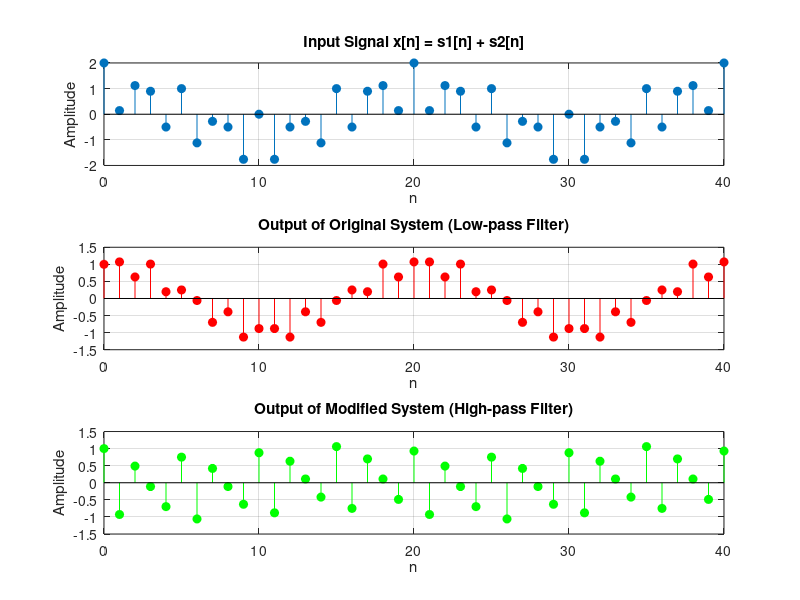

The MATLAB source for this figure:
clc; clear; close all;

% Define time index
n = 0:40;

% Define input signals
s1 = cos(2 * pi * 0.05 * n); % Low-frequency signal
s2 = cos(2 * pi * 0.4 * n);  % High-frequency signal
x = s1 + s2; % Combined input signal

% Implement the original system: y[n] = 0.5(x[n] + x[n-1])
y_orig = 0.5 * (x + [0 x(1:end-1)]); 

% Implement the modified system: y[n] = 0.5(x[n] - x[n-1])
y_mod = 0.5 * (x - [0 x(1:end-1)]);

% Plot input signal
subplot(3,1,1);
stem(n, x, 'filled');
title('Input Signal x[n] = s1[n] + s2[n]');
xlabel('n'); ylabel('Amplitude');
grid on;

% Plot output of original system
subplot(3,1,2);
stem(n, y_orig, 'r', 'filled');
title('Output of Original System (Low-pass Filter)');
xlabel('n'); ylabel('Amplitude');
grid on;

% Plot output of modified system
subplot(3,1,3);
stem(n, y_mod, 'g', 'filled');
title('Output of Modified System (High-pass Filter)');
xlabel('n'); ylabel('Amplitude');
grid on; 